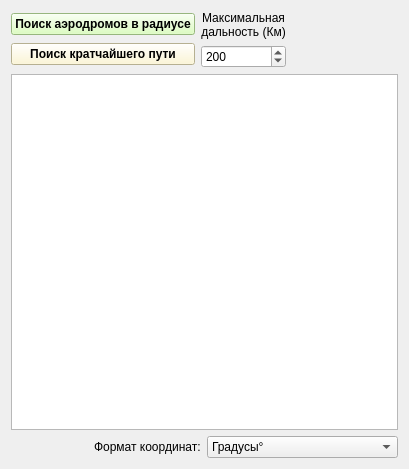
<?xml version="1.0" encoding="UTF-8"?>
<ui version="4.0">
 <class>MainWindow</class>
 <widget class="QMainWindow" name="MainWindow">
  <property name="geometry">
   <rect>
    <x>0</x>
    <y>0</y>
    <width>409</width>
    <height>469</height>
   </rect>
  </property>
  <property name="windowTitle">
   <string>MainWindow</string>
  </property>
  <widget class="QWidget" name="centralWidget">
   <layout class="QVBoxLayout" name="verticalLayout_3">
    <item>
     <layout class="QHBoxLayout" name="horizontalLayout_2">
      <item>
       <layout class="QVBoxLayout" name="verticalLayout_2">
        <item>
         <widget class="QPushButton" name="pushButton1">
          <property name="font">
           <font>
            <weight>75</weight>
            <bold>true</bold>
           </font>
          </property>
          <property name="toolTip">
           <string>&lt;html&gt;&lt;head/&gt;&lt;body&gt;&lt;p&gt;&lt;span style=&quot; color:#000000;&quot;&gt;Выводит список аэродромов в указанном радиусе поиска от выбранного в таблице аэродрома.&lt;/span&gt;&lt;/p&gt;&lt;/body&gt;&lt;/html&gt;</string>
          </property>
          <property name="styleSheet">
           <string notr="true">background-color: rgb(212, 255, 176);</string>
          </property>
          <property name="text">
           <string>Поиск аэродромов в радиусе</string>
          </property>
         </widget>
        </item>
        <item>
         <widget class="QPushButton" name="pushButton2">
          <property name="font">
           <font>
            <weight>75</weight>
            <bold>true</bold>
           </font>
          </property>
          <property name="toolTip">
           <string>&lt;html&gt;&lt;head/&gt;&lt;body&gt;&lt;p&gt;Вывод маршрут между двумя выбранными в таблице аэродромами с учётом выбранной дальности полёта без посадки. &lt;br&gt;Выбрать второй аэродром можно с помощью клавиши Cntrl.&lt;/p&gt;&lt;/body&gt;&lt;/html&gt;</string>
          </property>
          <property name="styleSheet">
           <string notr="true">background-color: rgb(255, 247, 203);</string>
          </property>
          <property name="text">
           <string>Поиск кратчайшего пути</string>
          </property>
         </widget>
        </item>
       </layout>
      </item>
      <item>
       <layout class="QVBoxLayout" name="verticalLayout">
        <item>
         <widget class="QLabel" name="label">
          <property name="text">
           <string>Максимальная
дальность (Км)</string>
          </property>
          <property name="alignment">
           <set>Qt::AlignCenter</set>
          </property>
         </widget>
        </item>
        <item>
         <widget class="QSpinBox" name="spinBox">
          <property name="toolTip">
           <string>&lt;html&gt;&lt;head/&gt;&lt;body&gt;&lt;p&gt;&lt;span style=&quot; color:#000000;&quot;&gt;Имеет два назначения:&lt;br&gt;1) Радиус в котором ведётся поиск аэродромов&lt;br&gt;2) Максимальное расстояние полёта без посадки&lt;/span&gt;&lt;/p&gt;&lt;/body&gt;&lt;/html&gt;</string>
          </property>
          <property name="minimum">
           <number>0</number>
          </property>
          <property name="maximum">
           <number>1000000</number>
          </property>
          <property name="singleStep">
           <number>25</number>
          </property>
          <property name="value">
           <number>200</number>
          </property>
         </widget>
        </item>
       </layout>
      </item>
      <item>
       <spacer name="horizontalSpacer_2">
        <property name="orientation">
         <enum>Qt::Horizontal</enum>
        </property>
        <property name="sizeHint" stdset="0">
         <size>
          <width>40</width>
          <height>20</height>
         </size>
        </property>
       </spacer>
      </item>
     </layout>
    </item>
    <item>
     <widget class="QTableWidget" name="tableWidgetAirports">
      <property name="editTriggers">
       <set>QAbstractItemView::NoEditTriggers</set>
      </property>
      <property name="selectionBehavior">
       <enum>QAbstractItemView::SelectRows</enum>
      </property>
     </widget>
    </item>
    <item>
     <layout class="QHBoxLayout" name="horizontalLayout">
      <item>
       <spacer name="horizontalSpacer">
        <property name="orientation">
         <enum>Qt::Horizontal</enum>
        </property>
        <property name="sizeType">
         <enum>QSizePolicy::Expanding</enum>
        </property>
        <property name="sizeHint" stdset="0">
         <size>
          <width>40</width>
          <height>20</height>
         </size>
        </property>
       </spacer>
      </item>
      <item>
       <widget class="QLabel" name="label_2">
        <property name="text">
         <string>Формат координат:</string>
        </property>
       </widget>
      </item>
      <item>
       <widget class="QComboBox" name="comboBox">
        <item>
         <property name="text">
          <string>Градусы°</string>
         </property>
        </item>
        <item>
         <property name="text">
          <string>Градусы° Минуты' Секунды&quot;</string>
         </property>
        </item>
       </widget>
      </item>
     </layout>
    </item>
   </layout>
  </widget>
 </widget>
 <layoutdefault spacing="6" margin="11"/>
 <resources/>
 <connections/>
</ui>
